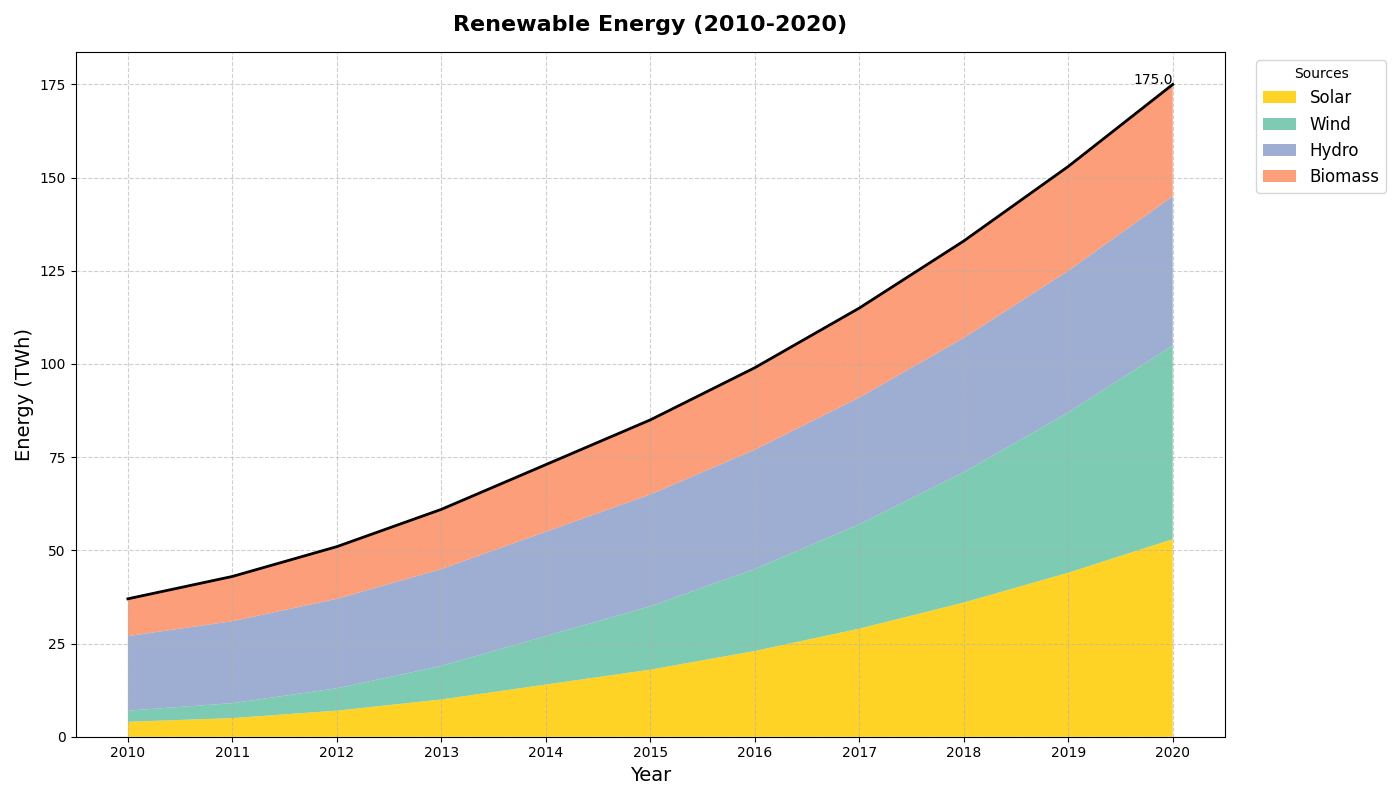

Write the Python code that produced this figure.
import matplotlib.pyplot as plt
import numpy as np

years = np.arange(2010, 2021)

solar_energy = [4, 5, 7, 10, 14, 18, 23, 29, 36, 44, 53]
wind_energy = [3, 4, 6, 9, 13, 17, 22, 28, 35, 43, 52]
hydro_energy = [20, 22, 24, 26, 28, 30, 32, 34, 36, 38, 40]
biomass_energy = [10, 12, 14, 16, 18, 20, 22, 24, 26, 28, 30]

energy_consumption = np.vstack([solar_energy, wind_energy, hydro_energy, biomass_energy])

fig, ax = plt.subplots(figsize=(14, 8))

ax.stackplot(years, energy_consumption, labels=[
    'Solar', 'Wind', 'Hydro', 'Biomass'
], colors=['#ffcc00', '#66c2a5', '#8da0cb', '#fc8d62'], alpha=0.85)

ax.set_title('Renewable Energy (2010-2020)', fontsize=16, fontweight='bold', pad=15)
ax.set_xlabel('Year', fontsize=14)
ax.set_ylabel('Energy (TWh)', fontsize=14)

ax.legend(loc='upper left', bbox_to_anchor=(1.02, 1), title='Sources', fontsize=12)

ax.set_xticks(np.arange(2010, 2021, 1))

total_energy_consumption = np.sum(energy_consumption, axis=0)
ax.plot(years, total_energy_consumption, color='black', linewidth=2, label='Total')
ax.text(2020, total_energy_consumption[-1], f'{total_energy_consumption[-1]:.1f}', fontsize=10, color='black', ha='right')

ax.grid(True, linestyle='--', alpha=0.6)

plt.tight_layout()

plt.show()
